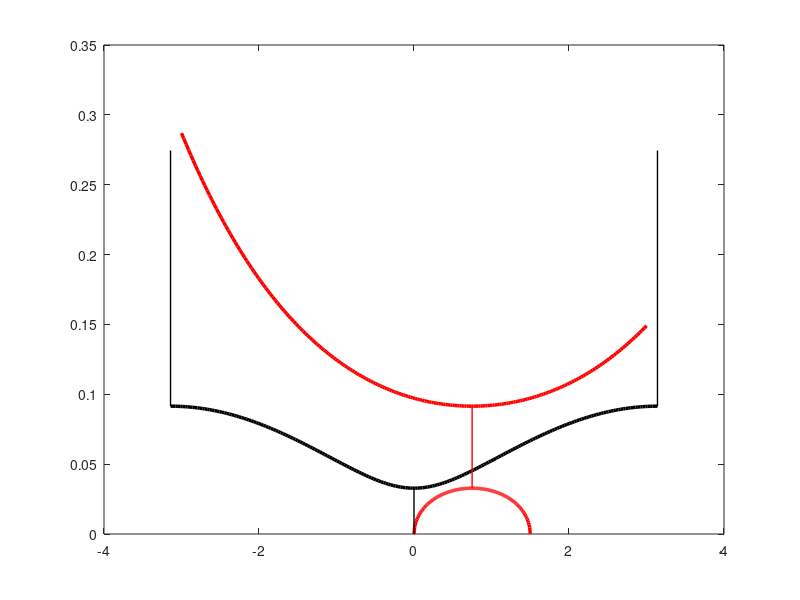

MATLAB code to generate this figure: (Note: this script raises an error after producing the figure.)
%{
    --------------------------------------------------------------
    Author(s):    [Erik Orvehed HILTUNEN , Yannick DE BRUIJN]
    Date:         [April 2025]
    Description:  [Spectral plot monomer chain]
    --------------------------------------------------------------
%}

    clear all;
    close all;

% --- Define fixed parameters ---
    gamma = 3;          % Gauge potential
    delta = 0.001;      % Contrast parameter
    s1    = 0.5;        % Spacing betweeen the resonators
    l1    = 0.5;        % Length of the resonators
    L     = s1 + l1;    % Length of the unit cell
    Nx    = 200;        % Number of plotting points in the bands
    fs    = 18;         % Fontsize in plot annotation
    lw    = 2.5;        % Linewidth of spectral bands
    
    % --- Renormalise the lengths ---
    s1 = s1 / L;
    l1 = l1 / L;
    L  = 1;

% --- Lower Gap function ---
    alpha_fixed = 0; 
    beta_lower_gap = linspace(0, gamma*l1, Nx);
    w_beta_lower_gap = (gamma * l1)/s1 * ( (1 - exp(+1i*(alpha_fixed + 1i* beta_lower_gap)*L)) / (1 - exp(-gamma * l1)) + (exp(-1i*(alpha_fixed + 1i* beta_lower_gap)*L)-1) / (1-exp(gamma*l1)) );
    w_beta_lower_gap = sqrt(delta *  abs(w_beta_lower_gap));

    % --- Limit of lower gap ---
    Lower_gap = (gamma * l1)/s1 * ( (1 - exp(-1i*(0 + 1i* (-gamma*l1/2))*L)) / (1 - exp(-gamma * l1)) + (exp(1i*(0 + 1i* (-gamma*l1/2))*L)-1) / (1-exp(gamma*l1)) );
    Lower_gap = sqrt(delta * abs(Lower_gap));

% --- Upper Gap function ---
    alpha_fixed_2 = pi;
    beta_upper_gap = linspace(-3, 3, Nx);
    w_beta_upper_gap = (gamma * l1)/s1 * ( (1 - exp(+1i*(alpha_fixed_2 + 1i* beta_upper_gap)*L)) / (1 - exp(-gamma * l1)) + (exp(-1i*(alpha_fixed_2 + 1i* beta_upper_gap)*L)-1) / (1-exp(gamma*l1)) );
    w_beta_upper_gap = sqrt(delta * abs(w_beta_upper_gap));

% --- Band function ---
    beta_fixed = (gamma * l1/2);
    alpha = linspace(-pi, pi, Nx);
    w_alpha = (gamma * l1)/s1 * ( (1 - exp(+1i*(alpha + 1i* beta_fixed)*L)) / (1 - exp(-gamma * l1)) + (exp(-1i*(alpha + 1i* beta_fixed)*L)-1) / (1-exp(gamma*l1)) );
    w_alpha = sqrt(delta * abs(w_alpha));

    % --- Limit of upper gap ---
    Upper_gap = real((gamma * l1)/s1 * ( (1 - exp(+1i*(pi + 1i* beta_fixed)*L)) / (1 - exp(-gamma * l1)) + (exp(-1i*(pi + 1i* beta_fixed)*L)-1) / (1-exp(gamma*l1)) )); 
    Upper_gap = sqrt(delta * abs(Upper_gap));
    
% --- Symbol band function ---
    a = (gamma / s1) * (l1 / (1 - exp(-gamma * l1))) - (gamma / s1) * (l1 / (1 - exp(gamma * l1)));
    b =  gamma / s1  *  l1 / (1 - exp( gamma * l1));
    c = -gamma / s1  *  l1 / (1 - exp(-gamma * l1));

    % --- Alternative definition of band function ---
    f_z = - 2 * sqrt(b*c) * cos(alpha) + a;
    f_z = sqrt(delta * abs(f_z));
   
% --- Compute the decay of Green's function ---

    a = delta * a;
    b = delta * b;
    c = delta * c;

    % --- Decay to the left of the defect ---
    omega_1 = linspace(0, Upper_gap, 12 );

    r = 0.5 * log(b/c);
    d  = (a - omega_1.^2)/ (2 * sqrt(b*c));
    dl = real( -(r - acosh(d)) );
    dr = real( -(r + acosh(d)) );

    % --- Decay to the right of the defect ---
    omega_2 = linspace(Upper_gap, 1.5 * Upper_gap, 9);

    d   = (a - omega_2.^2)/ (2 * sqrt(b*c));
    dl2 = real( -(r - acosh(d)) );
    dr2 = real( -(r + acosh(d)) );

% --- Plot the spectral bands ---
    figure;
    plot(beta_lower_gap, real(w_beta_lower_gap), 'r', 'LineWidth', lw);
    hold on;
    plot(alpha,          real(f_z),              'k', 'LineWidth', lw);
    plot(beta_upper_gap, real(w_beta_upper_gap), 'r', 'LineWidth', lw);

    % --- Plot the decay of the Green's function ---
    %{
    plot(dl,  omega_1, 'bx', 'MarkerSize', 8, 'LineWidth', 2);
    plot(dr,  omega_1, 'bx', 'MarkerSize', 8, 'LineWidth', 2);
    plot(dl2, omega_2, 'bx', 'MarkerSize', 8, 'LineWidth', 2);
    plot(dr2, omega_2, 'bx', 'MarkerSize', 8, 'LineWidth', 2);
    %}

    % --- Plot fixed alpha and beta in the bands ---
    plot([0 0],                   [0 Lower_gap],             'k-', 'LineWidth', 1); 
    plot([pi pi],                 [Upper_gap 3 * Upper_gap], 'k-', 'LineWidth', 1);
    plot([-pi -pi],               [Upper_gap 3 * Upper_gap], 'k-', 'LineWidth', 1);
    plot([gamma*l1/2 gamma*l1/2], [Lower_gap  Upper_gap],    'r-', 'LineWidth', 1);

    % --- Mark limit of Spectrum/Gap ---
    yline(Upper_gap, 'k--', 'LineWidth', 1);
    yline(Lower_gap, 'k--', 'LineWidth', 1);
    ylim([0, Upper_gap * 1.3]);

    % --- LaTeX labels and ticks ---
    xlabel('$\alpha$ and $\beta$ respectively', 'Interpreter', 'latex', 'FontSize', fs);
    ylabel('$\omega^{\alpha, \beta, \gamma}$' , 'Interpreter', 'latex', 'FontSize', fs);
    
    % --- Set LaTeX-formatted ticks ---
    xticks([-pi/L, 0, pi/L]); 
    xticklabels({'$-\pi/L$', '$0$', '$\pi/L$'});
    set(gca, 'FontSize', fs+4, 'TickLabelInterpreter', 'latex');
    set(gcf, 'Position', [100, 100, 500, 400]); 

    grid off;
    hold off;
